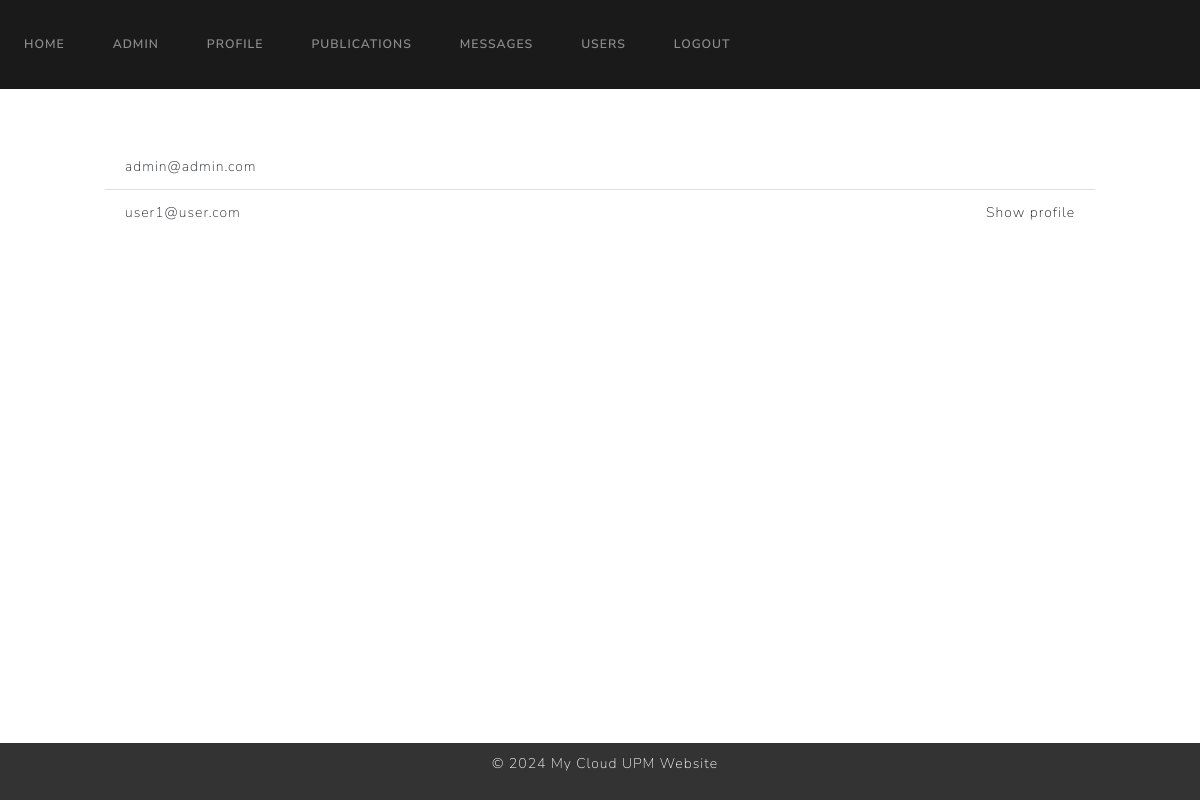
/userlist (signed in), run on an earlier commit of the app's database.
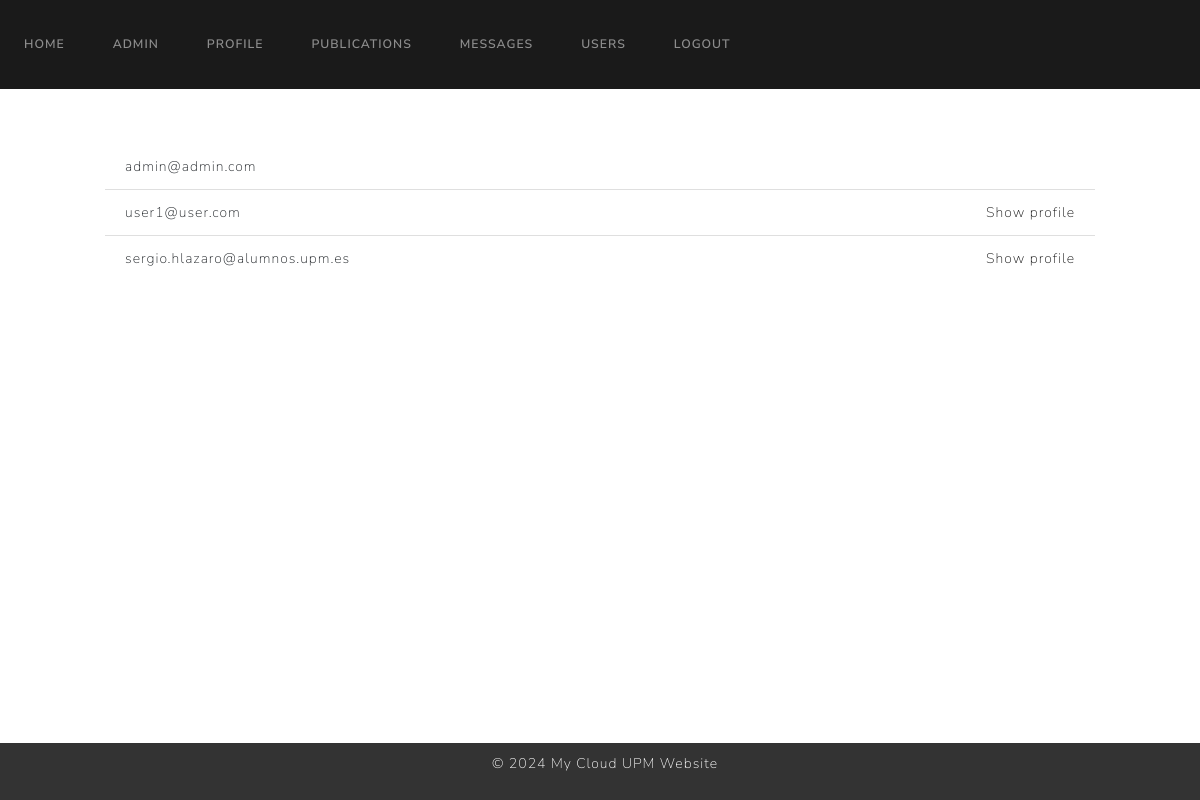
And on a later commit of the database.
### website/models.py (models this page shows)
class User(UserMixin, db.Model):
    id = db.Column(db.Integer, primary_key=True)
    name = db.Column(db.String(100), unique=True, nullable=False)
    surname = db.Column(db.String(100), unique=True, nullable=False)
    email = db.Column(db.String(100), unique=True, nullable=False)
    password = db.Column(db.String(100), nullable=False)
    role = db.Column(db.Integer, nullable=False, default=1)  # 0 para admin, 1 para usuario regular
    is_blocked = db.Column(db.Boolean, nullable=False, default=False)  # Nuevo campo para indicar si el usuario está bloqueado
    profile_pic = db.Column(db.String(150), default='default.jpg')
    publications = db.relationship('Publication')
    login_records = db.relationship('LoginRecord')

### website/views.py (the view)
@views.route('/userlist')
@login_required
def userlist():
    users = User.query.all()
    return render_template("userlist.html", users=users, user=current_user)

### website/templates/userlist.html (shortened to what this page needs)
{% extends "base.html" %}
{% block content %}
<div style="height: 400px; overflow-y: auto; padding: 5px; max-width: 1000px; margin: auto; margin-top: 50px;">
    <ul class="list-group list-group-flush" id="userlist">
        {% for user in users %}
        <li class="list-group-item">
            <div style="display: flex; justify-content: space-between;">
                <span>{{ user.email }}</span>
                {% if user.email != current_user.email %}
                    <a href="{{ url_for('views.viewuser', email=user.email) }}">Show profile</a>
                {% endif %}
            </div>
        </li>
        {% endfor %}
    </ul>
</div>
{% endblock %}

What changed in the data, as far as the page shows it:
added User: email "sergio.hlazaro@alumnos.upm.es"
